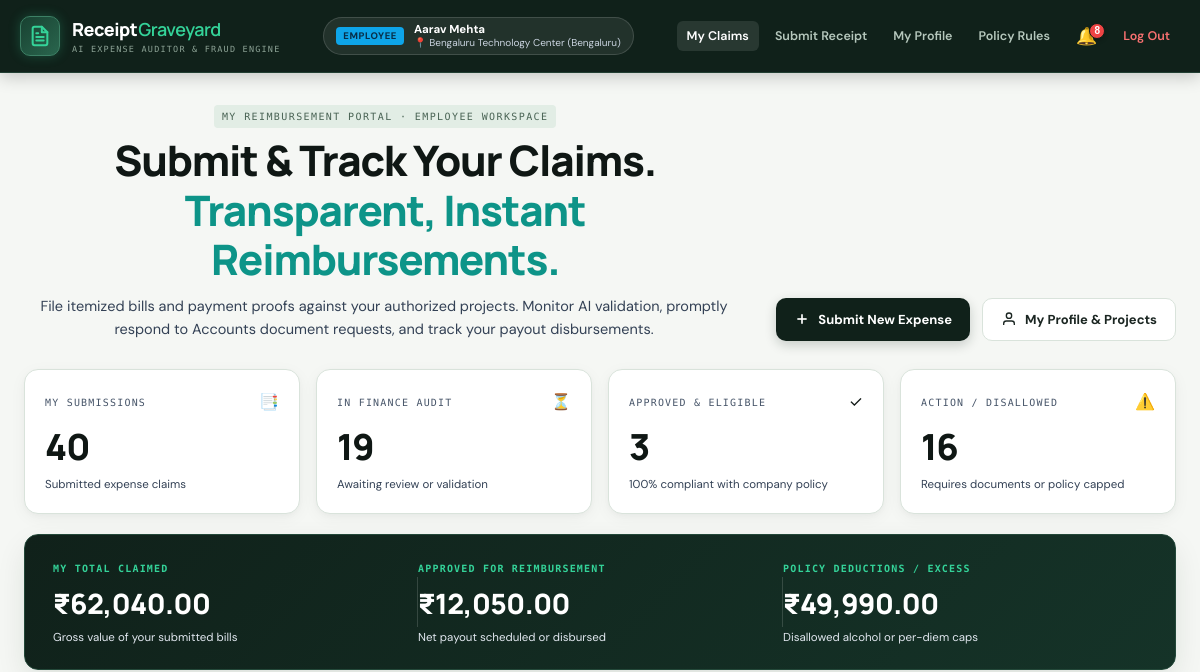
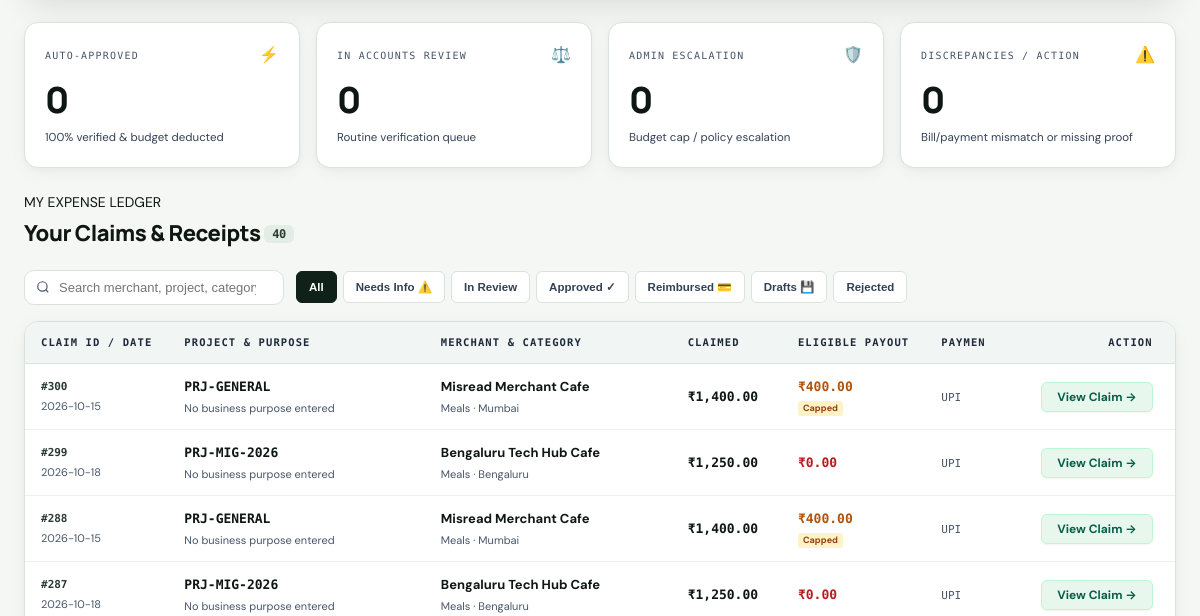
The app's page /dashboard (signed in, upper part), older data (2 pictures, top to bottom).
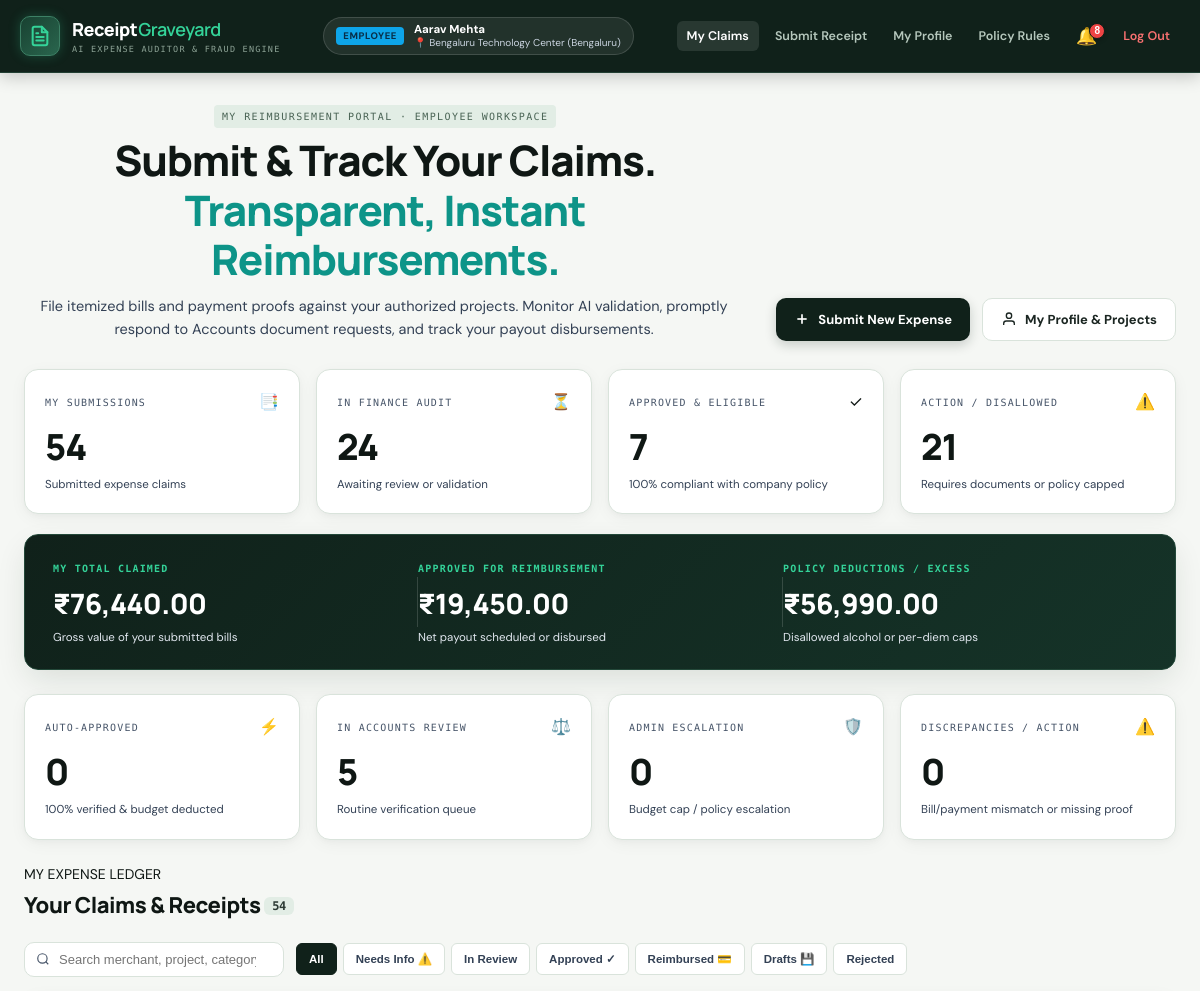
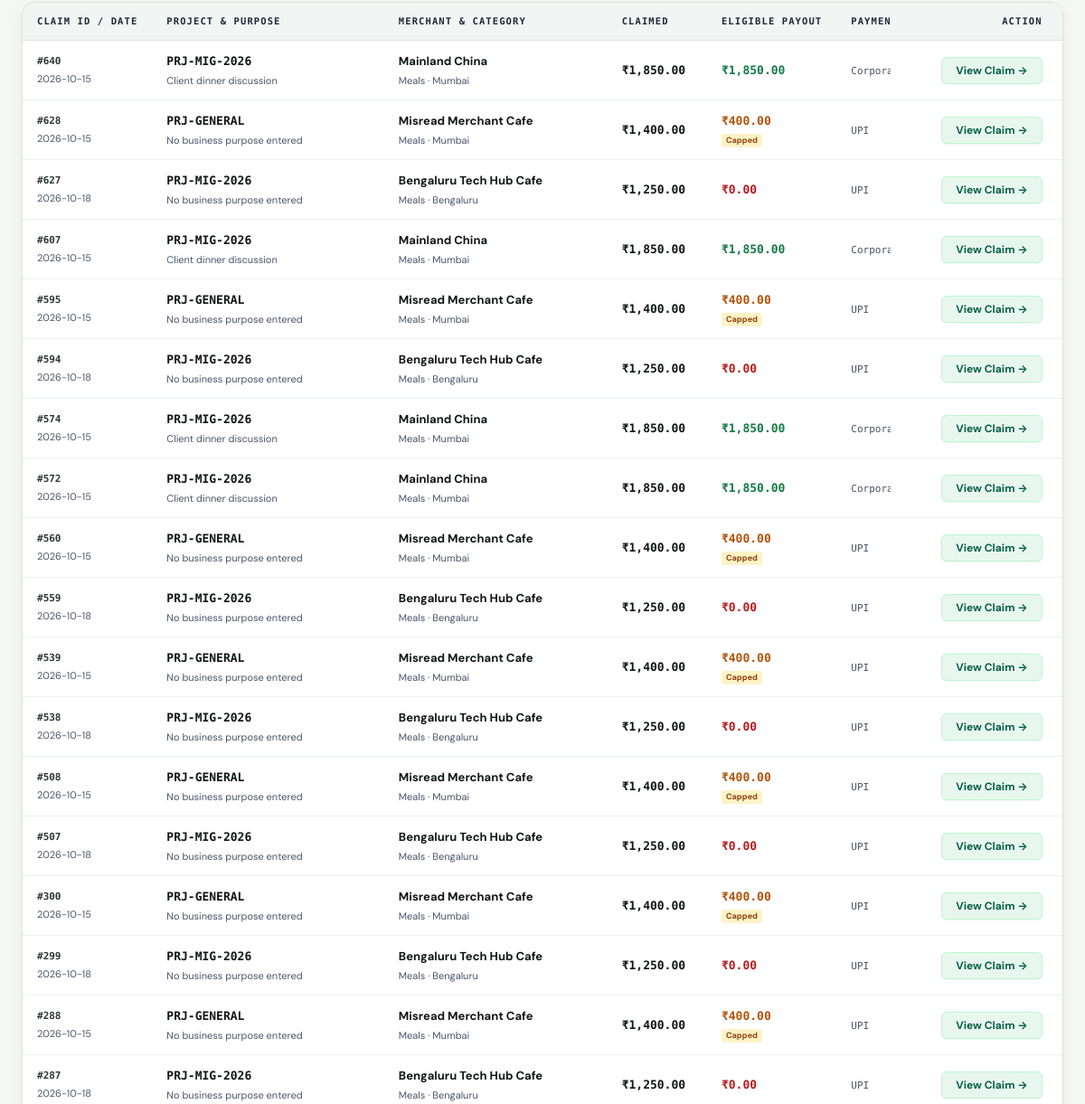
The same page, newer data (2 pictures, top to bottom).
### tables this page shows
CREATE TABLE expenses (
            id INTEGER PRIMARY KEY AUTOINCREMENT,
            employee TEXT NOT NULL, submitted_at TEXT NOT NULL, expense_date TEXT,
            merchant TEXT, category TEXT, city TEXT, amount REAL, currency TEXT DEFAULT 'INR',
            amount_inr REAL, client_name TEXT, attendees INTEGER, description TEXT,
            status TEXT, reimbursable REAL, risk_score INTEGER, flags TEXT, explanation TEXT,
            file_name TEXT, file_hash TEXT, source TEXT DEFAULT 'Web Upload'
        , perceptual_hash TEXT, is_trip INTEGER DEFAULT 0, trip_id TEXT, math_status TEXT, extracted_amount REAL, subtotal REAL, tax_amount REAL, tip_amount REAL, non_reimbursable_deduction REAL DEFAULT 0, itemized_items TEXT, ocr_raw_text TEXT, duplicate_of_id INTEGER, suspicion_types TEXT, audit_log TEXT, user_id INTEGER REFERENCES users(id), office_id INTEGER REFERENCES offices(id), payment_method TEXT DEFAULT 'UPI', transaction_ref TEXT, payment_file TEXT, payment_verified INTEGER DEFAULT 0, payment_match_note TEXT, project_code TEXT, attendee_names TEXT, upi_app TEXT DEFAULT 'Google Pay', upi_vpa TEXT, project_id INTEGER REFERENCES projects(id), eligible_amount REAL, difference_from_cap REAL, policy_version TEXT DEFAULT 'v2026.1', editing_deadline TEXT, internal_review_notes TEXT, review_reason TEXT, requested_documents TEXT, reimbursed_at TEXT, reimbursed_by TEXT, reimbursement_tx_ref TEXT, reimbursement_method TEXT, resubmission_count INTEGER DEFAULT 0, evidence_verification_status TEXT DEFAULT 'PENDING', policy_compliance_status TEXT DEFAULT 'PASS', budget_status TEXT DEFAULT 'WITHIN_CAP', approval_status TEXT DEFAULT 'SUBMITTED', reimbursement_status TEXT DEFAULT 'NOT_READY', allocation_id INTEGER REFERENCES project_allocations(id), verification_details_json TEXT, auto_approval_reasons TEXT);

### app.py (the view, shortened to what this page needs)
@app.route("/dashboard")
@login_required
def dashboard():
    user_role = session.get("role", "accounts")
    user_id = session.get("user_id", 2)
    view_all = request.args.get("view_all") == "1"
    filter_proj = request.args.get("project_code")
    filter_status = request.args.get("status")
    filter_approval = request.args.get("approval_status")
    filter_verification = request.args.get("verification_status")
    filter_budget = request.args.get("budget_status")
    filter_emp = request.args.get("employee")
    with connect() as con:
        current_user = con.execute("""
            SELECT u.*, o.name as office_name, o.city as office_city, o.local_meal_cap
            FROM users u LEFT JOIN offices o ON u.office_id = o.id
            WHERE u.id = ?
        """, (user_id,)).fetchone()
        emp_name = current_user["name"] if current_user else ""
        where_clauses = []
        params = []
        if user_role == "employee":
            where_clauses.append("lower(employee) = lower(?)")
            params.append(emp_name)
        elif filter_emp:
            where_clauses.append("lower(employee) = lower(?)")
            params.append(filter_emp)
        if filter_proj:
            where_clauses.append("upper(project_code) = upper(?)")
            params.append(filter_proj)
        if filter_status:
            where_clauses.append("status = ?")
            params.append(filter_status)
        if filter_approval:
            where_clauses.append("approval_status = ?")
            params.append(filter_approval)
        if filter_verification:
            where_clauses.append("evidence_verification_status = ?")
            params.append(filter_verification)
        if filter_budget:
            where_clauses.append("budget_status = ?")
            params.append(filter_budget)
        where_sql = f"WHERE {' AND '.join(where_clauses)}" if where_clauses else ""
        rows = con.execute(f"SELECT * FROM expenses {where_sql} ORDER BY id DESC", params).fetchall()
        trips = trip_engine.reconstruct_trips(rows)
        stats = {
            "total": len(rows),
            "pending": sum(1 for r in rows if r["status"] in ("Needs Review", "Needs Info")),
            "approved": sum(1 for r in rows if r["status"] == "Approved"),
            "flagged": sum(1 for r in rows if r["status"] in ("Rejected", "Duplicate")),
            "claimed": sum(float(r["amount_inr"] or 0) for r in rows if r["status"] != "Duplicate"),
            "reimbursable": sum(float(r["reimbursable"] or 0) for r in rows if r["status"] == "Approved"),
            "trips_count": len(trips),
            "duplicates_count": sum(1 for r in rows if r["status"] == "Duplicate"),
            "high_risk_count": sum(1 for r in rows if (r["risk_score"] or 0) >= 50),
            "auto_approved_count": sum(1 for r in rows if (r["approval_status"] or "") == "AUTO_APPROVED"),
            "pending_accounts_count": sum(1 for r in rows if (r["approval_status"] or "") == "PENDING_ACCOUNTS"),
            "pending_admin_count": sum(1 for r in rows if (r["approval_status"] or "") == "PENDING_ACCOUNTS_ADMIN"),
            "mismatch_count": sum(1 for r in rows if (r["evidence_verification_status"] or "") == "MISMATCH"),
            "needs_info_count": sum(1 for r in rows if (r["approval_status"] or "") == "NEEDS_INFORMATION" or (r["evidence_verification_status"] or "") == "INCOMPLETE"),
            "exceeded_budget_count": sum(1 for r in rows if (r["budget_status"] or "") in ("INSUFFICIENT_BALANCE", "CAP_EXHAUSTED"))
        }
        user_allocations = []
        all_allocations = []
        budget_summary = {}
        if user_role == "employee":
            alloc_rows = con.execute("""
                SELECT a.*, p.name as project_name, p.code as project_code, p.status as project_status, p.description as project_description
                FROM project_allocations a
                JOIN projects p ON a.project_id = p.id
                WHERE a.user_id = ?
                ORDER BY a.id DESC
            """, (user_id,)).fetchall()
            for ar in alloc_rows:
                cap = float(ar["allocated_cap"] or 0)
                appr = float(ar["approved_expenditure"] or 0)
                resv = float(ar["reserved_expenditure"] or 0)
                rem = float(ar["remaining_balance"] or 0)
                pct = round((appr / cap * 100.0), 1) if cap > 0 else 0.0
                d = dict(ar)
                d["percent_consumed"] = pct
                user_allocations.append(d)
        active_employees = [r["employee"] for r in con.execute(
            "SELECT DISTINCT employee FROM expenses WHERE employee IS NOT NULL AND employee != '' ORDER BY employee"
        ).fetchall()]
    return render_template(
        "dashboard.html",
        expenses=rows,
        stats=stats,
        policy=POLICY,
        trips=trips,
        view_all=view_all,
        user_allocations=user_allocations,
        all_allocations=all_allocations,
        budget_summary=budget_summary,
        selected_employee=filter_emp,
        active_employees=active_employees
    )

### templates/dashboard.html (shortened to what the changed rows need)
{% extends "base.html" %}
{% block content %}
{% if current_user.role == 'employee' %}
<section class="hero-section employee-hero">
  <div class="hero-content">
    <div class="eyebrow-chip">MY REIMBURSEMENT PORTAL · EMPLOYEE WORKSPACE</div>
    <h1 class="hero-title">Submit & Track Your Claims.<br><span>Transparent, Instant Reimbursements.</span></h1>
    <p class="hero-desc">
      File itemized bills and payment proofs against your authorized projects. Monitor AI validation, promptly respond to Accounts document requests, and track your payout disbursements.
    </p>
  </div>
  <div class="hero-actions">
    <a class="btn btn-primary" href="{{ url_for('submit') }}">
      <svg width="16" height="16" viewBox="0 0 24 24" fill="none" stroke="currentColor" stroke-width="2.5"><line x1="12" y1="5" x2="12" y2="19"></line><line x1="5" y1="12" x2="19" y2="12"></line></svg>
      Submit New Expense
    </a>
    <a class="btn btn-secondary" href="{{ url_for('profile') }}">
      <svg width="16" height="16" viewBox="0 0 24 24" fill="none" stroke="currentColor" stroke-width="2"><path d="M20 21v-2a4 4 0 0 0-4-4H8a4 4 0 0 0-4 4v2"></path><circle cx="12" cy="7" r="4"></circle></svg>
      My Profile & Projects
    </a>
  </div>
</section>
<section class="metrics-grid">
  <div class="metric-card">
    <div class="metric-head">
      <span class="metric-label">MY SUBMISSIONS</span>
      <span class="metric-icon">📑</span>
    </div>
    <div class="metric-value">{{ stats.total }}</div>
    <div class="metric-sub">Submitted expense claims</div>
  </div>
  <div class="metric-card">
    <div class="metric-head">
      <span class="metric-label">IN FINANCE AUDIT</span>
      <span class="metric-icon">⏳</span>
    </div>
    <div class="metric-value color-amber">{{ stats.pending }}</div>
    <div class="metric-sub">Awaiting review or validation</div>
  </div>
  <div class="metric-card">
    <div class="metric-head">
      <span class="metric-label">APPROVED & ELIGIBLE</span>
      <span class="metric-icon">✓</span>
    </div>
    <div class="metric-value color-green">{{ stats.approved }}</div>
    <div class="metric-sub">100% compliant with company policy</div>
  </div>
  <div class="metric-card">
    <div class="metric-head">
      <span class="metric-label">ACTION / DISALLOWED</span>
      <span class="metric-icon">⚠️</span>
    </div>
    <div class="metric-value {% if stats.flagged > 0 %}color-red{% else %}color-green{% endif %}">{{ stats.flagged }}</div>
    <div class="metric-sub">Requires documents or policy capped</div>
  </div>
</section>
<section class="finance-banner">
  <div class="finance-col">
    <span class="banner-eyebrow">MY TOTAL CLAIMED</span>
    <div class="banner-amount">₹{{ "{:,.2f}".format(stats.claimed) }}</div>
    <span class="banner-hint">Gross value of your submitted bills</span>
  </div>
  <div class="finance-col">
    <span class="banner-eyebrow">APPROVED FOR REIMBURSEMENT</span>
    <div class="banner-amount color-green">₹{{ "{:,.2f}".format(stats.reimbursable) }}</div>
    <span class="banner-hint">Net payout scheduled or disbursed</span>
  </div>
  <div class="finance-col">
    <span class="banner-eyebrow">POLICY DEDUCTIONS / EXCESS</span>
    <div class="banner-amount color-amber">₹{{ "{:,.2f}".format(max(0, stats.claimed - stats.reimbursable)) }}</div>
    <span class="banner-hint">Disallowed alcohol or per-diem caps</span>
  </div>
</section>
<div class="metrics-grid" style="margin-top: 24px; margin-bottom: 24px;">
  <div class="metric-card">
    <div class="metric-head">
      <span class="metric-label">AUTO-APPROVED</span>
      <span class="metric-icon">⚡</span>
    </div>
    <div class="metric-value color-green">{{ stats.auto_approved_count }}</div>
    <div class="metric-sub">100% verified & budget deducted</div>
  </div>
  <div class="metric-card">
    <div class="metric-head">
      <span class="metric-label">IN ACCOUNTS REVIEW</span>
      <span class="metric-icon">⚖️</span>
    </div>
    <div class="metric-value color-amber">{{ stats.pending_accounts_count }}</div>
    <div class="metric-sub">Routine verification queue</div>
  </div>
  <div class="metric-card">
    <div class="metric-head">
      <span class="metric-label">ADMIN ESCALATION</span>
      <span class="metric-icon">🛡️</span>
    </div>
    <div class="metric-value {% if stats.pending_admin_count > 0 %}color-red{% else %}color-green{% endif %}">{{ stats.pending_admin_count }}</div>
    <div class="metric-sub">Budget cap / policy escalation</div>
  </div>
  <div class="metric-card">
    <div class="metric-head">
      <span class="metric-label">DISCREPANCIES / ACTION</span>
      <span class="metric-icon">⚠️</span>
    </div>
    <div class="metric-value {% if stats.mismatch_count > 0 %}color-red{% else %}color-green{% endif %}">{{ stats.mismatch_count + stats.needs_info_count }}</div>
    <div class="metric-sub">Bill/payment mismatch or missing proof</div>
  </div>
</div>
<section class="inbox-header">
  <div>
    <div class="eyebrow-text">MY EXPENSE LEDGER</div>
    <h2 class="inbox-title">Your Claims & Receipts <span class="badge-count" id="visibleCount">{{ expenses|length }}</span></h2>
  </div>
  <div class="filter-toolbar">
    <div class="search-input-wrap">
      <svg width="14" height="14" viewBox="0 0 24 24" fill="none" stroke="currentColor" stroke-width="2"><circle cx="11" cy="11" r="8"></circle><line x1="21" y1="21" x2="16.65" y2="16.65"></line></svg>
      <input id="searchBox" type="search" placeholder="Search merchant, project, category, status…">
    </div>
    <div class="filter-pills" id="statusFilterPills">
      <button class="pill active" data-status="">All</button>
      <button class="pill" data-status="Needs Info,ADDITIONAL_INFORMATION_REQUESTED">Needs Info ⚠️</button>
      <button class="pill" data-status="Needs Review,PENDING_ACCOUNTS_REVIEW,RESUBMITTED">In Review</button>
      <button class="pill" data-status="Approved,AUTO_APPROVED">Approved ✓</button>
      <button class="pill" data-status="REIMBURSEMENT_PENDING,REIMBURSED">Reimbursed 💳</button>
      <button class="pill" data-status="DRAFT">Drafts 💾</button>
      <button class="pill" data-status="Rejected,Duplicate">Rejected</button>
    </div>
  </div>
</section>
<div class="table-container">
  <table class="data-table" id="expenseTable">
    <thead>
      <tr>
        <th>CLAIM ID / DATE</th>
        <th>PROJECT & PURPOSE</th>
        <th>MERCHANT & CATEGORY</th>
        <th>CLAIMED</th>
        <th>ELIGIBLE PAYOUT</th>
        <th>PAYMENT PROOF</th>
        <th>STATUS</th>
        <th class="th-action">ACTION</th>
      </tr>
    </thead>
    <tbody>
      {% for e in expenses %}
      <tr
        data-status="{{ e.status }}"
        data-risk="{{ e.risk_score }}"
        data-trip="{{ e.is_trip }}"
        data-search="{{ (e.merchant ~ ' ' ~ e.category ~ ' ' ~ (e.project_code or '') ~ ' ' ~ (e.city or '') ~ ' ' ~ e.status ~ ' ' ~ (e.description or '') ~ ' ' ~ (e.flags or ''))|lower }}"
      >
        <td>
          <div class="id-badge">#{{ e.id }}</div>
          <div class="table-sub">{{ e.expense_date or 'No date' }}</div>
        </td>
        <td>
          <div class="emp-name font-mono">{{ e.project_code or 'PRJ-GENERAL' }}</div>
          <div class="table-sub">{{ (e.description or 'No business purpose entered')[:40] }}{% if e.description and e.description|length > 40 %}...{% endif %}</div>
        </td>
        <td>
          <div class="merchant-name">{{ e.merchant or 'Unknown Merchant' }}</div>
          <div class="table-sub">{{ e.category }} · {{ e.city or 'Local' }}</div>
        </td>
        <td>
          <div class="amount-primary">₹{{ "{:,.2f}".format(e.amount_inr or 0) }}</div>
        </td>
        <td>
          <div class="amount-reimb {% if e.reimbursable < e.amount_inr and e.reimbursable > 0 %}capped{% elif e.reimbursable == 0 %}zero{% endif %}">
            ₹{{ "{:,.2f}".format(e.reimbursable or 0) }}
          </div>
          {% if e.reimbursable < e.amount_inr and e.reimbursable > 0 %}
            <span class="capped-badge">Capped</span>
          {% elif e.non_reimbursable_deduction > 0 %}
            <span class="deducted-badge">-₹{{ "{:,.0f}".format(e.non_reimbursable_deduction) }}</span>
          {% endif %}
        </td>
        <td>
          {% if e.payment_verified %}
            <span class="math-badge verified" title="UPI Payment Reconciled">✓ {{ e.payment_method or 'UPI' }}</span>
          {% elif e.payment_file %}
            <span class="math-badge single" title="Proof Attached">📱 Proof Attached</span>
          {% else %}
            <span class="table-sub font-mono">{{ e.payment_method or 'UPI' }}</span>
          {% endif %}
        </td>
        <td>
          <span class="status-pill status-{{ e.status|lower|replace(' ', '-')|replace('_', '-') }}">
          </span>
        </td>
        <td class="action-cell">
          <a class="btn-inspect" href="{{ url_for('expense_detail', expense_id=e.id) }}">
            {% if e.status in ('Needs Info', 'ADDITIONAL_INFORMATION_REQUESTED') %}
              Respond & Upload →
            {% elif e.status == 'DRAFT' %}
              Edit & Submit →
            {% else %}
              View Claim →
            {% endif %}
          </a>
        </td>
      </tr>
      {% endfor %}
    </tbody>
  </table>
</div>
{% endif %}
{% endblock %}

Row changes from the older to the newer data that the page shows:
added expenses: id "640", expense_date "2026-10-15", project_code "PRJ-MIG-2026", description "Client dinner discussion", merchant "Mainland China", category "Meals", city "Mumbai", amount_inr "1,850.00", reimbursable "1,850.00", payment_method "Corporate…", status "View Claim →", risk_score 0 (drawn)
added expenses: id "628", expense_date "2026-10-15", project_code "PRJ-GENERAL", description "No business purpose entered", merchant "Misread Merchant Cafe", category "Meals", city "Mumbai", amount_inr "1,400.00", reimbursable "400.00", shows "Capped", payment_method "UPI", status "View Claim →", risk_score 10 (drawn)
added expenses: id "627", expense_date "2026-10-18", project_code "PRJ-MIG-2026", description "No business purpose entered", merchant "Bengaluru Tech Hub Cafe", category "Meals", city "Bengaluru", amount_inr "1,250.00", reimbursable "0.00", payment_method "UPI", status "View Claim →", risk_score 100 (drawn)
added expenses: id "607", expense_date "2026-10-15", project_code "PRJ-MIG-2026", description "Client dinner discussion", merchant "Mainland China", category "Meals", city "Mumbai", amount_inr "1,850.00", reimbursable "1,850.00", payment_method "Corporate…", status "View Claim →", risk_score 0 (drawn)
added expenses: id "595", expense_date "2026-10-15", project_code "PRJ-GENERAL", description "No business purpose entered", merchant "Misread Merchant Cafe", category "Meals", city "Mumbai", amount_inr "1,400.00", reimbursable "400.00", shows "Capped", payment_method "UPI", status "View Claim →", risk_score 10 (drawn)
added expenses: id "594", expense_date "2026-10-18", project_code "PRJ-MIG-2026", description "No business purpose entered", merchant "Bengaluru Tech Hub Cafe", category "Meals", city "Bengaluru", amount_inr "1,250.00", reimbursable "0.00", payment_method "UPI", status "View Claim →", risk_score 100 (drawn)
added expenses: id "574", expense_date "2026-10-15", project_code "PRJ-MIG-2026", description "Client dinner discussion", merchant "Mainland China", category "Meals", city "Mumbai", amount_inr "1,850.00", reimbursable "1,850.00", payment_method "Corporate…", status "View Claim →", risk_score 0 (drawn)
added expenses: id "572", expense_date "2026-10-15", project_code "PRJ-MIG-2026", description "Client dinner discussion", merchant "Mainland China", category "Meals", city "Mumbai", amount_inr "1,850.00", reimbursable "1,850.00", payment_method "Corporate…", status "View Claim →", risk_score 0 (drawn)
added expenses: id "560", expense_date "2026-10-15", project_code "PRJ-GENERAL", description "No business purpose entered", merchant "Misread Merchant Cafe", category "Meals", city "Mumbai", amount_inr "1,400.00", reimbursable "400.00", shows "Capped", payment_method "UPI", status "View Claim →", risk_score 10 (drawn)
added expenses: id "559", expense_date "2026-10-18", project_code "PRJ-MIG-2026", description "No business purpose entered", merchant "Bengaluru Tech Hub Cafe", category "Meals", city "Bengaluru", amount_inr "1,250.00", reimbursable "0.00", payment_method "UPI", status "View Claim →", risk_score 100 (drawn)
added expenses: id "539", expense_date "2026-10-15", project_code "PRJ-GENERAL", description "No business purpose entered", merchant "Misread Merchant Cafe", category "Meals", city "Mumbai", amount_inr "1,400.00", reimbursable "400.00", shows "Capped", payment_method "UPI", status "View Claim →", risk_score 10 (drawn)
added expenses: id "538", expense_date "2026-10-18", project_code "PRJ-MIG-2026", description "No business purpose entered", merchant "Bengaluru Tech Hub Cafe", category "Meals", city "Bengaluru", amount_inr "1,250.00", reimbursable "0.00", payment_method "UPI", status "View Claim →", risk_score 100 (drawn)
added expenses: id "508", expense_date "2026-10-15", project_code "PRJ-GENERAL", description "No business purpose entered", merchant "Misread Merchant Cafe", category "Meals", city "Mumbai", amount_inr "1,400.00", reimbursable "400.00", shows "Capped", payment_method "UPI", status "View Claim →", risk_score 10 (drawn)
added expenses: id "507", expense_date "2026-10-18", project_code "PRJ-MIG-2026", description "No business purpose entered", merchant "Bengaluru Tech Hub Cafe", category "Meals", city "Bengaluru", amount_inr "1,250.00", reimbursable "0.00", payment_method "UPI", status "View Claim →", risk_score 100 (drawn)
Text that changed along with them:
{{ stats.total }}: "40" → "54"
{{ stats.pending }}: "19" → "24"
{{ stats.approved }}: "3" → "7"
{{ stats.flagged }}: "16" → "21"
{{ "{:,.2f}".format(stats.claimed) }}: "62,040.00" → "76,440.00"
{{ "{:,.2f}".format(stats.reimbursable) }}: "12,050.00" → "19,450.00"
{{ "{:,.2f}".format(max(0, stats.claimed - stats.reimbursable)) }}: "49,990.00" → "56,990.00"
{{ stats.pending_accounts_count }}: "0" → "5"
{{ expenses|length }}: "40" → "54"
